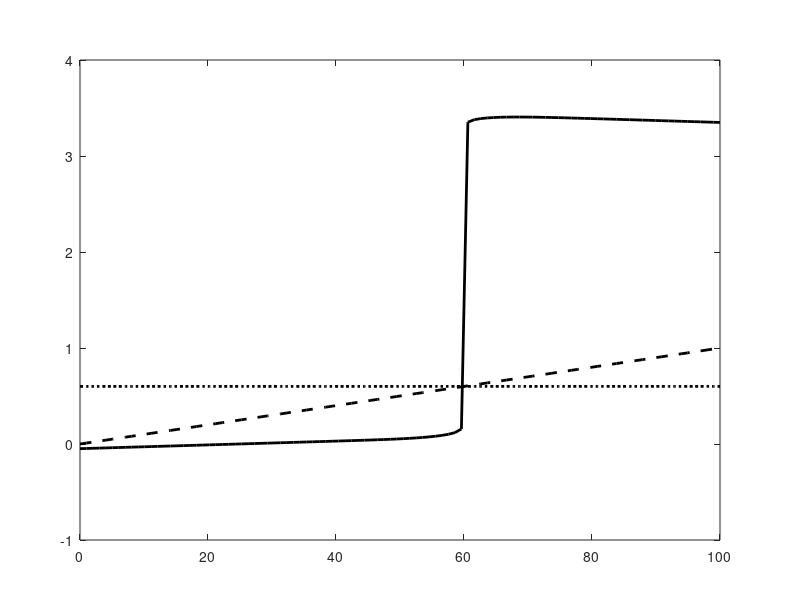

Source code (MATLAB): (Note: this script raises an error after producing the figure.)
load temperature_switch.mat
set(gcf,'Position',[100 100 800 600]);
set(gca,'Position',[.10 .10 .80 .80]);



plot(temp(:,1),Vp(:,1),'k--','LineWidth',2);
hold on
plot(temp(:,1),Vm(:,1),'k:','LineWidth',2);
hold on
plot(temp(:,1),Vout(:,1),'k','LineWidth',2);
hold on
xlabel("Temperature(^\circ C)",'FontSize',25,Interpreter='tex');

ylabel("Voltage(V)",'FontSize',25,Interpreter='tex');
ylim([-1 4]);
legend('V+','V-','VOUT','FontSize',25);